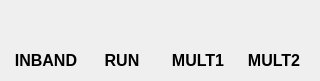
<?xml version="1.0" encoding="UTF-8"?>
<ui version="4.0">
 <class>MainWindow</class>
 <widget class="QMainWindow" name="MainWindow">
  <property name="geometry">
   <rect>
    <x>0</x>
    <y>0</y>
    <width>318</width>
    <height>79</height>
   </rect>
  </property>
  <property name="windowTitle">
   <string>SJ2W PTT Indicator</string>
  </property>
  <widget class="QWidget" name="centralWidget">
   <layout class="QVBoxLayout" name="verticalLayout">
    <item>
     <layout class="QGridLayout" name="gridLayout">
      <item row="0" column="0">
       <widget class="QLabel" name="labelLEDPTT1">
        <property name="sizePolicy">
         <sizepolicy hsizetype="Fixed" vsizetype="Preferred">
          <horstretch>0</horstretch>
          <verstretch>0</verstretch>
         </sizepolicy>
        </property>
        <property name="minimumSize">
         <size>
          <width>50</width>
          <height>34</height>
         </size>
        </property>
        <property name="maximumSize">
         <size>
          <width>100</width>
          <height>34</height>
         </size>
        </property>
        <property name="text">
         <string/>
        </property>
        <property name="alignment">
         <set>Qt::AlignCenter</set>
        </property>
       </widget>
      </item>
      <item row="0" column="1">
       <widget class="QLabel" name="labelLEDPTT2">
        <property name="sizePolicy">
         <sizepolicy hsizetype="Fixed" vsizetype="Preferred">
          <horstretch>0</horstretch>
          <verstretch>0</verstretch>
         </sizepolicy>
        </property>
        <property name="minimumSize">
         <size>
          <width>50</width>
          <height>34</height>
         </size>
        </property>
        <property name="maximumSize">
         <size>
          <width>100</width>
          <height>34</height>
         </size>
        </property>
        <property name="text">
         <string/>
        </property>
        <property name="alignment">
         <set>Qt::AlignCenter</set>
        </property>
       </widget>
      </item>
      <item row="0" column="2">
       <widget class="QLabel" name="labelLEDPTT3">
        <property name="sizePolicy">
         <sizepolicy hsizetype="Fixed" vsizetype="Preferred">
          <horstretch>0</horstretch>
          <verstretch>0</verstretch>
         </sizepolicy>
        </property>
        <property name="minimumSize">
         <size>
          <width>50</width>
          <height>34</height>
         </size>
        </property>
        <property name="maximumSize">
         <size>
          <width>100</width>
          <height>34</height>
         </size>
        </property>
        <property name="text">
         <string/>
        </property>
        <property name="alignment">
         <set>Qt::AlignCenter</set>
        </property>
       </widget>
      </item>
      <item row="0" column="3">
       <widget class="QLabel" name="labelLEDPTT4">
        <property name="sizePolicy">
         <sizepolicy hsizetype="Fixed" vsizetype="Preferred">
          <horstretch>0</horstretch>
          <verstretch>0</verstretch>
         </sizepolicy>
        </property>
        <property name="minimumSize">
         <size>
          <width>50</width>
          <height>34</height>
         </size>
        </property>
        <property name="maximumSize">
         <size>
          <width>100</width>
          <height>34</height>
         </size>
        </property>
        <property name="text">
         <string/>
        </property>
        <property name="alignment">
         <set>Qt::AlignCenter</set>
        </property>
       </widget>
      </item>
      <item row="1" column="0">
       <widget class="QLabel" name="labelPTT1">
        <property name="sizePolicy">
         <sizepolicy hsizetype="Fixed" vsizetype="Fixed">
          <horstretch>0</horstretch>
          <verstretch>0</verstretch>
         </sizepolicy>
        </property>
        <property name="minimumSize">
         <size>
          <width>70</width>
          <height>0</height>
         </size>
        </property>
        <property name="font">
         <font>
          <pointsize>12</pointsize>
          <weight>75</weight>
          <bold>true</bold>
         </font>
        </property>
        <property name="text">
         <string>INBAND</string>
        </property>
        <property name="alignment">
         <set>Qt::AlignCenter</set>
        </property>
       </widget>
      </item>
      <item row="1" column="1">
       <widget class="QLabel" name="labelPTT2">
        <property name="sizePolicy">
         <sizepolicy hsizetype="Fixed" vsizetype="Fixed">
          <horstretch>0</horstretch>
          <verstretch>0</verstretch>
         </sizepolicy>
        </property>
        <property name="minimumSize">
         <size>
          <width>70</width>
          <height>0</height>
         </size>
        </property>
        <property name="font">
         <font>
          <pointsize>12</pointsize>
          <weight>75</weight>
          <bold>true</bold>
         </font>
        </property>
        <property name="text">
         <string>RUN</string>
        </property>
        <property name="alignment">
         <set>Qt::AlignCenter</set>
        </property>
       </widget>
      </item>
      <item row="1" column="2">
       <widget class="QLabel" name="labelPTT3">
        <property name="sizePolicy">
         <sizepolicy hsizetype="Fixed" vsizetype="Fixed">
          <horstretch>0</horstretch>
          <verstretch>0</verstretch>
         </sizepolicy>
        </property>
        <property name="minimumSize">
         <size>
          <width>70</width>
          <height>0</height>
         </size>
        </property>
        <property name="font">
         <font>
          <pointsize>12</pointsize>
          <weight>75</weight>
          <bold>true</bold>
         </font>
        </property>
        <property name="text">
         <string>MULT1</string>
        </property>
        <property name="alignment">
         <set>Qt::AlignCenter</set>
        </property>
       </widget>
      </item>
      <item row="1" column="3">
       <widget class="QLabel" name="labelPTT4">
        <property name="sizePolicy">
         <sizepolicy hsizetype="Fixed" vsizetype="Fixed">
          <horstretch>0</horstretch>
          <verstretch>0</verstretch>
         </sizepolicy>
        </property>
        <property name="minimumSize">
         <size>
          <width>70</width>
          <height>0</height>
         </size>
        </property>
        <property name="font">
         <font>
          <pointsize>12</pointsize>
          <weight>75</weight>
          <bold>true</bold>
         </font>
        </property>
        <property name="text">
         <string>MULT2</string>
        </property>
        <property name="alignment">
         <set>Qt::AlignCenter</set>
        </property>
       </widget>
      </item>
     </layout>
    </item>
   </layout>
  </widget>
 </widget>
 <layoutdefault spacing="6" margin="11"/>
 <resources/>
 <connections/>
</ui>
